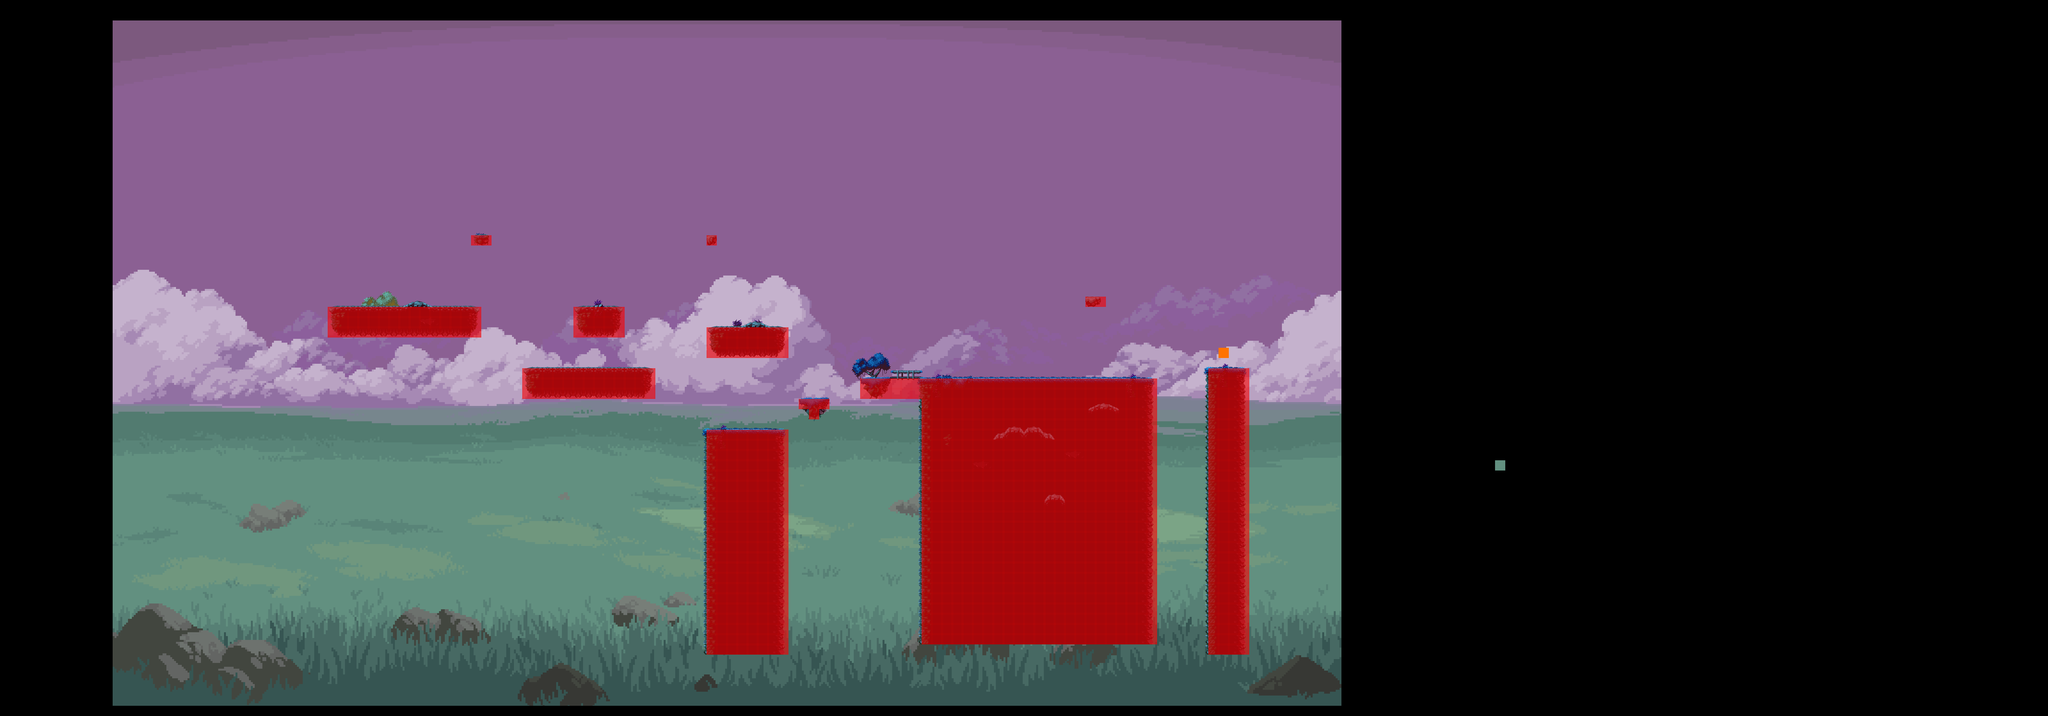

Rendered tile map (Tiled .tmx) drawn with the repository's tilesets; below, a short description and the map source with its tile grids summarised:
An orthogonal 200x70 tile map with 32x32 px tiles, 6 tile layers (BackGround, 1.5, 1.75, Capa de patrones 2, ...), 3 tilesets and 17 objects.

<map version="1.0" tiledversion="1.1.5" orientation="orthogonal" renderorder="right-down" width="200" height="70" tilewidth="32" tileheight="32" infinite="0" nextobjectid="38">
 <tileset firstgid="1" name="AEGIS_TILESET" tilewidth="32" tileheight="32" tilecount="290" columns="29">
  <image source="AEGIS_TILESET.png" width="928" height="320" />
 </tileset>
 <tileset firstgid="291" name="BackGround" tilewidth="32" tileheight="32" tilecount="8040" columns="120">
  <image source="BackGround.png" width="3840" height="2160" />
 </tileset>
 <tileset firstgid="8331" name="walkability" tilewidth="32" tileheight="32" tilecount="2" columns="2">
  <image source="walkability.png" width="64" height="32" />
 </tileset>
 <layer name="BackGround" width="200" height="70">
  <properties>
   <property name="Parallax" type="float" value="0.8" />
  </properties>
  <data>[14000 cells, 8041 non-empty, 8040 distinct tile ids]</data>
 </layer>
 <layer name="1.5" width="200" height="70">
  <data>[14000 cells, 44 non-empty, 44 distinct tile ids]</data>
 </layer>
 <layer name="1.75" width="200" height="70">
  <data>[14000 cells, 10 non-empty, 10 distinct tile ids]</data>
 </layer>
 <layer name="Capa de patrones 2" width="200" height="70">
  <data>[14000 cells, 1047 non-empty, 75 distinct tile ids]</data>
 </layer>
 <layer name="Capa de patrones 3" width="200" height="70">
  <data>[14000 cells, 186 non-empty, 45 distinct tile ids]</data>
 </layer>
 <layer name="Colisions" width="200" height="70">
  <properties>
   <property name="Navigation" type="int" value="1" />
   <property name="Visible" type="bool" value="false" />
  </properties>
  <data>[14000 cells, 1030 non-empty, 1 distinct tile ids]</data>
 </layer>
 <objectgroup name="Spawn">
  <object id="4" x="1194.82" y="819.697" width="28.6667" height="66" />
 </objectgroup>
 <objectgroup name="Win">
  <object id="20" x="3806" y="1086.67" width="35.6667" height="34.6667" />
 </objectgroup>
 <objectgroup name="Colliders">
  <object id="5" x="1038" y="958.667" width="449.333" height="90.6667" />
  <object id="6" x="1486" y="736" width="38" height="26.6667" />
  <object id="7" x="1799.33" y="960" width="138" height="87.3333" />
  <object id="8" x="1646" y="1151.33" width="387.333" height="92.6667" />
  <object id="9" x="2223.33" y="1022.67" width="228" height="88" />
  <object id="10" x="2205.33" y="1344" width="242.667" height="658" />
  <object id="11" x="2505.33" y="1244" width="80.6667" height="40" />
  <object id="14" x="2692.67" y="1181.33" width="904" height="56.6667" />
  <object id="16" x="3771.33" y="1152.67" width="115.333" height="821.333" />
  <object id="17" x="2878" y="1226" width="713.333" height="782" />
  <object id="18" x="3395.33" y="928" width="42" height="29.3333" />
  <object id="19" x="2212" y="736" width="26" height="31.3333" />
  <object id="34" x="28" y="1528" width="2084" height="104" />
  <object id="35" x="1424" y="1156" width="136" height="464" />
  <object id="36" x="100" y="1156" width="136" height="560" />
 </objectgroup>
</map>
